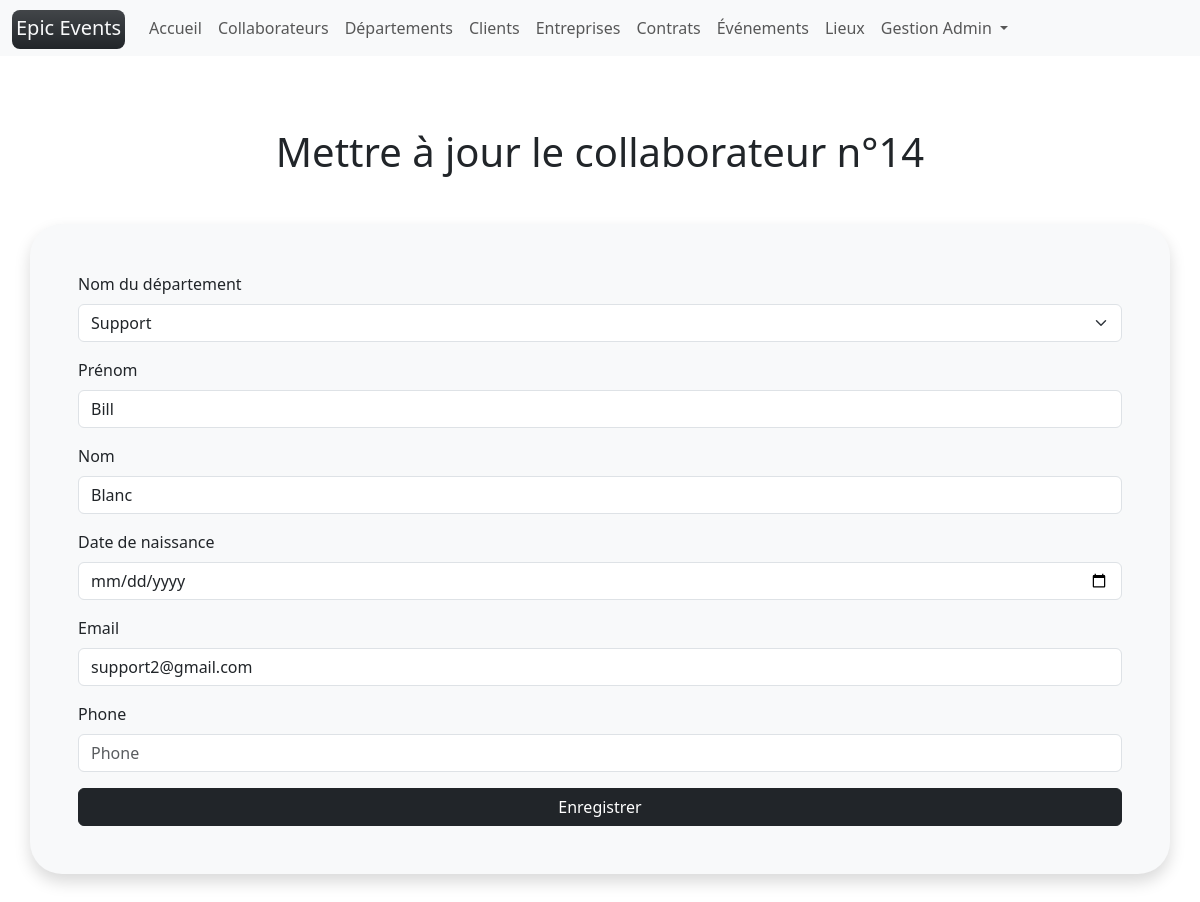
The app's page /collaborators/14/update/ (signed in) with its own data.
### epic_events/models/collaborator.py (models this page shows, shortened)
class Collaborator(UserMixin, AbstractUser):
    department = models.ForeignKey(to=Department, on_delete=models.RESTRICT, null=True)
    birthdate = models.DateField(verbose_name="Date de naissance")
    REQUIRED_FIELDS = ["first_name", "last_name"]
    USERNAME_FIELD = "email"
    username = date_joined = None
    @property
    def str_id(self) -> str:
        if self.id:
            return str(self.id)
        return unfilled
    @property
    def role(self) -> str:
        if self.department:
            return self.department.name
        return unfilled
    @property
    def title(self) -> str:
        if self.first_name:
            return f"{self.role} {self.first_name.capitalize()}"
        return f"{self.role} {unfilled}"

### epic_events/models/department.py (models this page shows, shortened)
class Department(NameFieldMixin):
    @classmethod
    def french_name(self) -> str:
        """used in flash messages"""
        return "Département"

### epic_events/views/collaborator.py (the view, shortened to what this page needs)
class UpdateView(crud_permission, View):
    template_name = "collaborator/form.html"
    collaborator_form = CollaboratorForm
    department_form = DepartmentForm
    def get(self, request, id, *args, **kwargs):
        collaborator = get_object_or_404(get_user_model(), id=id)
        return render(
            request,
            self.template_name,
            {
                "collaborator_form": self.collaborator_form(instance=collaborator),
                "department_form": self.department_form(
                    instance=collaborator.department
                ),
                "collaborator": collaborator,
            },
        )

### epic_events/forms/collaborator.py (shortened to what this page needs)
class CollaboratorForm(forms.ModelForm):
    phone = PhoneNumberField(region="FR", label="Téléphone", required=False)
    class Meta:
        model = get_user_model()
        fields = (
            "first_name",
            "last_name",
            "birthdate",
            "email",
            "phone",
        )
        widgets = {"birthdate": forms.DateInput(attrs={"type": "date"})}

### epic_events/forms/department.py
class DepartmentForm(forms.ModelForm):
    name = forms.CharField(
        label="Nom du département",
        required=True,
        widget=forms.Select(
            choices=[
                ("Commercial", "Commercial"),
                ("Support", "Support"),
                ("Gestion", "Gestion"),
            ]
        ),
    )
    class Meta:
        model = Department
        fields = ["name"]

### epic_events/permissions.py (called while the page is built)
    def test_func(self):
        return self.request.user.role == "Gestion"

### epic_events/templates/collaborator/form.html (shortened to what this page needs)
{% extends "base.html" %}
{% load django_bootstrap5 %}
{% block content %}
      <h1 class="text-center my-5">
        {% if 'create' in request.path %}
          Ajouter un nouveau collaborateur
        {% else %}
          Mettre à jour le collaborateur n°{{collaborator.id}}
        {% endif %}
      </h1>
    <div class="shadow p-5 mb-5 bg-body-tertiary rounded-5">
      <form method="POST" class="form">
        {% bootstrap_form department_form %}
        {% bootstrap_form collaborator_form %}
        <button type="submit" class="btn btn-dark w-100">Enregistrer</button>
      </form>
    </div>
{% endblock content %}

### epic_events/templates/partials/navbar.html (shortened to what this page needs)
<nav class="navbar navbar-expand-lg navbar-light bg-light">
  <div class="container-fluid">
    <a class="navbar-brand" href="{% url 'home' %}">
      <span class="bg-dark text-light p-1 pb-2 bg-gradient rounded-3">
        Epic Events
      </span>
    </a>
    <div class="collapse navbar-collapse" id="navbarScroll">
      {% if user.is_authenticated %}
      <ul class="navbar-nav me-auto my-2 my-lg-0 navbar-nav-scroll" style="--bs-scroll-height: 100px;">
        <li class="nav-item">
          <a
          {% if '/home/' == request.path %}
            class="nav-link active border-bottom border-dark border-2"
            aria-current="page"
          {% else %}
            class="nav-link"
          {% endif %}
            href="{% url 'home' %}">Accueil
          </a>
        </li>
        {% if user.role == "Gestion" %}
        <li class="nav-item">
          <a
          {% if request.path == "/collaborators/" or "collaborators" in request.path and "search" in request.path %}
            class="nav-link active border-bottom border-dark border-2"
            aria-current="page"
          {% else %}
            class="nav-link"
          {% endif %}
           href="{% url 'collaborators' %}">Collaborateurs
          </a>
        </li>
        <li class="nav-item">
          <a
          {% if request.path == "/departments/" or "departments" in request.path and "search" in request.path %}
            class="nav-link active border-bottom border-dark border-2"
            aria-current="page"
          {% else %}
            class="nav-link"
          {% endif %}
            href="{% url 'departments' %}">Départements
          </a>
        </li>
        {% endif %}
        <li class="nav-item">
          <a
          {% if '/customers/' == request.path %}
            class="nav-link active border-bottom border-dark border-2"
            aria-current="page"
          {% else %}
            class="nav-link"
          {% endif %}
           href="{% url 'customers' %}">Clients
          </a>
        </li>
        <li class="nav-item">
          <a
          {% if '/companies/' == request.path %}
            class="nav-link active border-bottom border-dark border-2"
            aria-current="page"
          {% else %}
            class="nav-link"
          {% endif %}
            href="{% url 'companies' %}">Entreprises
          </a>
        </li>
        <li class="nav-item">
          <a
          {% if '/contracts/' == request.path %}
            class="nav-link active border-bottom border-dark border-2"
            aria-current="page"
          {% else %}
            class="nav-link"
          {% endif %}
            href="{% url 'contracts' %}">Contrats
          </a>
        </li>
        <li class="nav-item">
          <a
          {% if '/events/' == request.path %}
            class="nav-link active border-bottom border-dark border-2"
            aria-current="page"
          {% else %}
            class="nav-link"
          {% endif %}
            href="{% url 'events' %}">Événements
          </a>
        </li>
        <li class="nav-item">
          <a
          {% if '/locations/' == request.path %}
            class="nav-link active border-bottom border-dark border-2"
            aria-current="page"
          {% else %}
            class="nav-link"
          {% endif %}
            href="{% url 'locations' %}">Lieux
          </a>
        </li>
        <li class="nav-item dropdown">
          <a
          {% if '/collaborators/'|add:user.str_id|add:'/' == request.path %}
            class="nav-link dropdown-toggle active border-bottom border-dark border-2"
          {% else %}
            class="nav-link dropdown-toggle"
          {% endif %}
          href="#" id="navbarScrollingDropdown" role="button" data-bs-toggle="dropdown" aria-expanded="false">
            {{user.title}}
          </a>
        </li>
      </ul>
      {% endif %}
    </div>
  </div>
</nav>

### records on screen
Collaborator: title "Gestion Admin"
Collaborator: id "14", first_name "Bill", last_name "Blanc", email "support2@gmail.com"
Department: name "Support"
